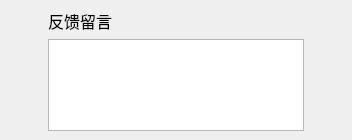
             <widget class="QWidget" name="widget_information_feedback_text" native="true">
              <property name="minimumSize">
               <size>
                <width>0</width>
                <height>140</height>
               </size>
              </property>
              <property name="maximumSize">
               <size>
                <width>16777215</width>
                <height>140</height>
               </size>
              </property>
              <property name="styleSheet">
               <string notr="true"/>
              </property>
              <layout class="QHBoxLayout" name="horizontalLayout_26">
               <property name="leftMargin">
                <number>30</number>
               </property>
               <property name="topMargin">
                <number>0</number>
               </property>
               <property name="rightMargin">
                <number>30</number>
               </property>
               <property name="bottomMargin">
                <number>0</number>
               </property>
               <item>
                <widget class="QWidget" name="widget_information_feedback_text_border" native="true">
                 <property name="styleSheet">
                  <string notr="true">QWidget#widget_start_and_finish_time_2{
border: 2px solid #8f8f91;}</string>
                 </property>
                 <layout class="QHBoxLayout" name="horizontalLayout_27">
                  <property name="topMargin">
                   <number>0</number>
                  </property>
                  <property name="bottomMargin">
                   <number>0</number>
                  </property>
                  <item>
                   <widget class="QWidget" name="widget_information_feedback_text_inside" native="true">
                    <layout class="QVBoxLayout" name="verticalLayout_28">
                     <item>
                      <widget class="QLabel" name="label_information_feedback_text_sign">
                       <property name="minimumSize">
                        <size>
                         <width>80</width>
                         <height>0</height>
                        </size>
                       </property>
                       <property name="maximumSize">
                        <size>
                         <width>80</width>
                         <height>16777215</height>
                        </size>
                       </property>
                       <property name="font">
                        <font>
                         <family>微软雅黑</family>
                         <pointsize>12</pointsize>
                         <weight>50</weight>
                         <italic>false</italic>
                         <bold>false</bold>
                        </font>
                       </property>
                       <property name="styleSheet">
                        <string notr="true">/*QLabel { 
    border-radius: 8px; 
    min-width: 120px;
    min-height: 40px;
	background-color: rgb(216, 255, 164);
	color: rgb(0, 85, 255);
	font: 75 10pt &quot;微软雅黑&quot;;
 }*/</string>
                       </property>
                       <property name="text">
                        <string>反馈留言</string>
                       </property>
                      </widget>
                     </item>
                     <item>
                      <widget class="QTextEdit" name="QTextEdit_information_feedback_text"/>
                     </item>
                    </layout>
                   </widget>
                  </item>
                 </layout>
                </widget>
               </item>
              </layout>
             </widget>
